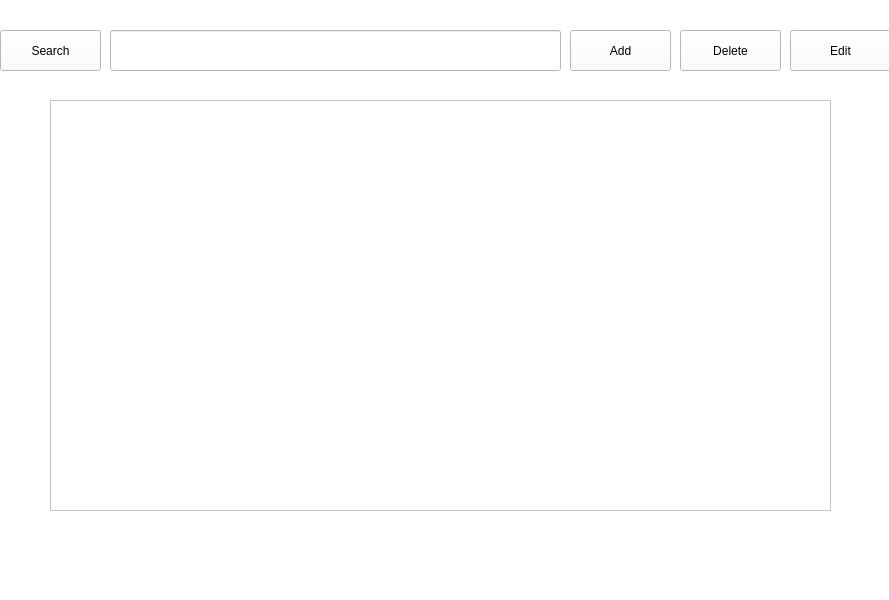
<?xml version="1.0" encoding="UTF-8"?>
<ui version="4.0">
 <class>MainWindow</class>
 <widget class="QMainWindow" name="MainWindow">
  <property name="geometry">
   <rect>
    <x>0</x>
    <y>0</y>
    <width>889</width>
    <height>600</height>
   </rect>
  </property>
  <property name="windowTitle">
   <string>MainWindow</string>
  </property>
  <property name="styleSheet">
   <string notr="true">background-color:rgb(255, 255, 255)
</string>
  </property>
  <widget class="QWidget" name="centralwidget">
   <widget class="QLineEdit" name="inputUnit">
    <property name="geometry">
     <rect>
      <x>110</x>
      <y>30</y>
      <width>451</width>
      <height>41</height>
     </rect>
    </property>
   </widget>
   <widget class="QPushButton" name="add">
    <property name="geometry">
     <rect>
      <x>570</x>
      <y>30</y>
      <width>101</width>
      <height>41</height>
     </rect>
    </property>
    <property name="text">
     <string>Add</string>
    </property>
   </widget>
   <widget class="QPushButton" name="delete_2">
    <property name="geometry">
     <rect>
      <x>680</x>
      <y>30</y>
      <width>101</width>
      <height>41</height>
     </rect>
    </property>
    <property name="text">
     <string>Delete</string>
    </property>
   </widget>
   <widget class="QPushButton" name="edit">
    <property name="geometry">
     <rect>
      <x>790</x>
      <y>30</y>
      <width>101</width>
      <height>41</height>
     </rect>
    </property>
    <property name="text">
     <string>Edit</string>
    </property>
   </widget>
   <widget class="QPushButton" name="search">
    <property name="geometry">
     <rect>
      <x>0</x>
      <y>30</y>
      <width>101</width>
      <height>41</height>
     </rect>
    </property>
    <property name="text">
     <string>Search</string>
    </property>
   </widget>
   <widget class="QListWidget" name="Unitlist1">
    <property name="geometry">
     <rect>
      <x>50</x>
      <y>100</y>
      <width>781</width>
      <height>411</height>
     </rect>
    </property>
   </widget>
  </widget>
  <widget class="QMenuBar" name="menubar">
   <property name="geometry">
    <rect>
     <x>0</x>
     <y>0</y>
     <width>889</width>
     <height>26</height>
    </rect>
   </property>
  </widget>
  <widget class="QStatusBar" name="statusbar"/>
 </widget>
 <resources/>
 <connections/>
</ui>
